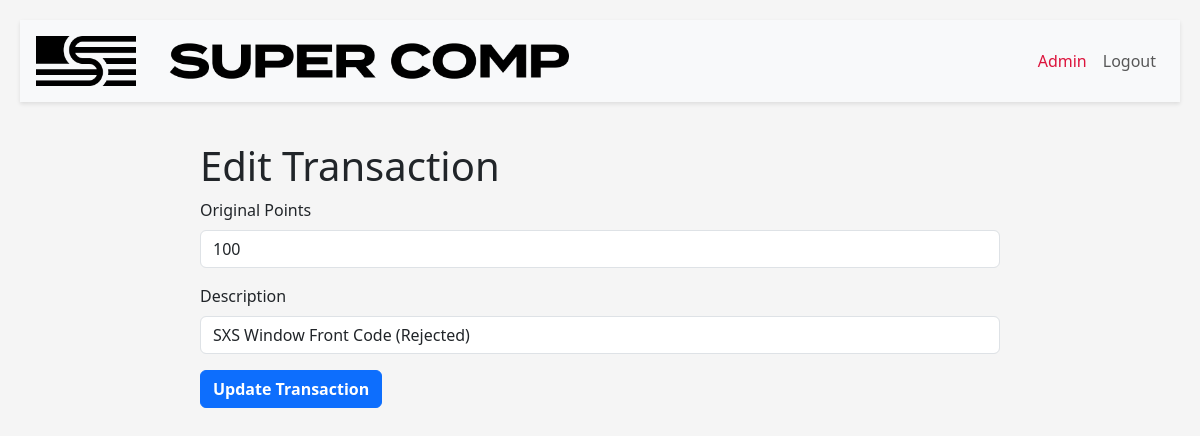
Page /admin/admin/transactions/edit/9 (signed in) on the committed database.
### app/models.py (models this page shows, shortened)
class PointsLog(db.Model):
    id = db.Column(db.Integer, primary_key=True)
    user_id = db.Column(db.Integer, db.ForeignKey('user.id'), nullable=False)
    points = db.Column(db.Integer, nullable=False)
    original_points = db.Column(db.Integer, nullable=False)
    description = db.Column(db.String(100), nullable=False)
    added_date = db.Column(db.DateTime, default=datetime.utcnow, nullable=False)
    expiry_date = db.Column(db.DateTime, nullable=True)
    updated_date = db.Column(db.DateTime, default=datetime.utcnow, onupdate=datetime.utcnow)
    active = db.Column(db.Boolean, default=True, nullable=False)
    code_used = db.Column(db.Integer, db.ForeignKey('point_codes.id'), nullable=False)
    code = db.relationship('PointCodes', back_populates='points_logs', lazy=True)
    file_reference = db.Column(db.String(100), nullable=True)
    approved = db.Column(db.Boolean, default=False, nullable=False)
    approved_by = db.Column(db.String(30), nullable=True)

### app/blueprints/admin/routes.py (the view, shortened to what this page needs)
@admin_bp.route('/admin/transactions/edit/<int:log_id>', methods=['GET', 'POST'])
def edit_transaction(log_id):
    log = PointsLog.query.get_or_404(log_id)
    form = ModifyTransactionForm(obj=log)
    return render_template('admin/edit_transaction.html', form=form, log=log)

### app/blueprints/admin/forms.py
class ModifyTransactionForm(FlaskForm):
    original_points = IntegerField('Original Points', validators=[DataRequired(), NumberRange(min=0, message="Points must be positive.")])
    description = StringField('Description', validators=[DataRequired(), Length(max=100)])
    submit = SubmitField('Update Transaction')

### app/blueprints/admin/routes.py (called while the page is built)
@admin_bp.before_request
@login_required
def check_admin():
    if not current_user.is_admin:
        flash('You do not have access to this page.', 'danger')
        return redirect(url_for('index'))

### app/extensions.py (called while the page is built)
@login_manager.user_loader
def load_user(user_id):
    from app.models import User
    return User.query.get(int(user_id))

### app/blueprints/admin/templates/admin/edit_transaction.html (shortened to what this page needs)
{% extends 'base.html' %}
{% block content %}
    <h1>Edit Transaction</h1>
    <form method="POST">
        <div class="mb-3">
            {{ form.original_points.label(class="form-label") }}
            {{ form.original_points(class="form-control") }}
        </div>
        <div class="mb-3">
            {{ form.description.label(class="form-label") }}
            {{ form.description(class="form-control") }}
        </div>
        <button type="submit" class="btn btn-primary">{{ form.submit.label }}</button>
    </form>
{% endblock %}

### app/static/css/signin.css (style rules this page uses)
.btn-primary { font-size: 1rem; font-weight: bold; }

### app/static/css/main.css (style rules this page uses)
body { display: flex; align-items: center; justify-content: center; min-height: 100vh; padding-top: 0px; padding-bottom: 40px; background-color: #f5f5f5; flex-direction: column; padding: 20px; }

### rows in the picture
PointsLog: original_points "100", description "SXS Window Front Code (Rejected)"
